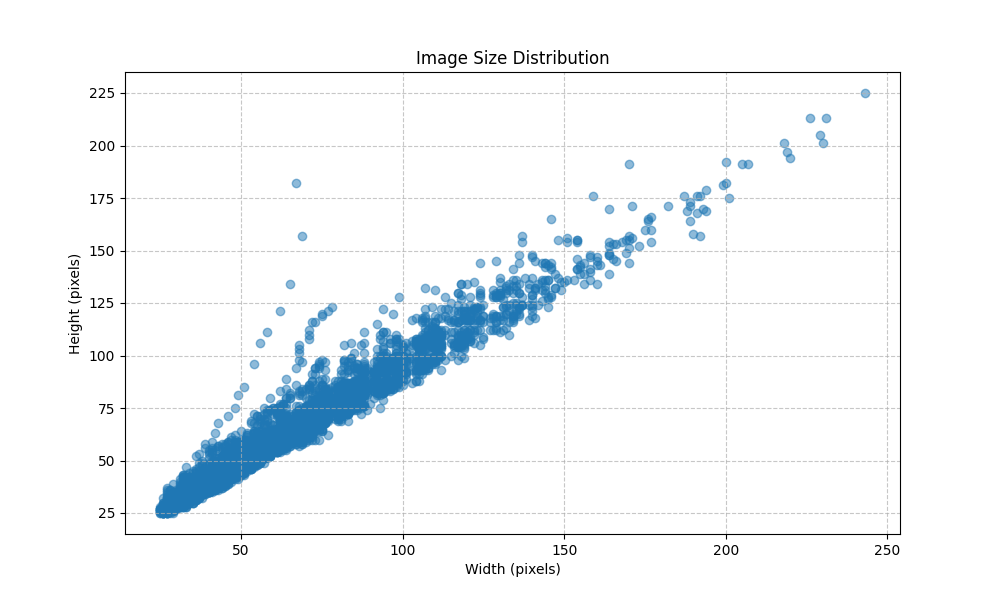
#> input picture datasetPNG/size_distribution.png, 1000 x 600 px
$ python -i prepare_gtsrb.py   (imports and definitions only)
#> lines starting #> are read from the running program, lines starting #| are printed output that depends on the picture
import os
import shutil
from PIL import Image
import pandas as pd
import numpy as np
from sklearn.model_selection import train_test_split
from PIL import ImageEnhance, ImageOps
import matplotlib.pyplot as plt
import random
from tqdm import tqdm
import logging

# Configure logging
# [1 line not run here, left out]

def get_available_classes(base_path='gtsrb/Final_Training/Images'):
    """Get all available class IDs from the dataset"""
    return [int(d) for d in os.listdir(base_path) if os.path.isdir(os.path.join(base_path, d))]

# Randomly select 10 classes
# [1 line that did not run here, left out]
# [1 line that did not run here, left out]
# [1 line not run here, left out]
IMAGES_PER_CLASS = 5000

def augment_image(img):
    """Apply random augmentation to the image"""
    augmentations = [
        lambda x: ImageEnhance.Brightness(x).enhance(np.random.uniform(0.8, 1.2)),
        lambda x: ImageEnhance.Contrast(x).enhance(np.random.uniform(0.8, 1.2)),
        lambda x: x.rotate(np.random.uniform(-15, 15)),
        lambda x: ImageOps.mirror(x) if np.random.random() > 0.5 else x
    ]

    img = img.copy()
    for aug in np.random.choice(augmentations, size=np.random.randint(1, 3)):
        img = aug(img)
    return img

# [363 lines left out: functions load_gtsrb_data, create_directory_structure, preprocess_image, visualize_dataset_stats, visualize_split_distribution, log_split_stats and 5 more, not called in this run]

# [2 lines not run here, left out]

>>> import cv2
>>> picture = cv2.imread('datasetPNG/size_distribution.png', cv2.IMREAD_GRAYSCALE)
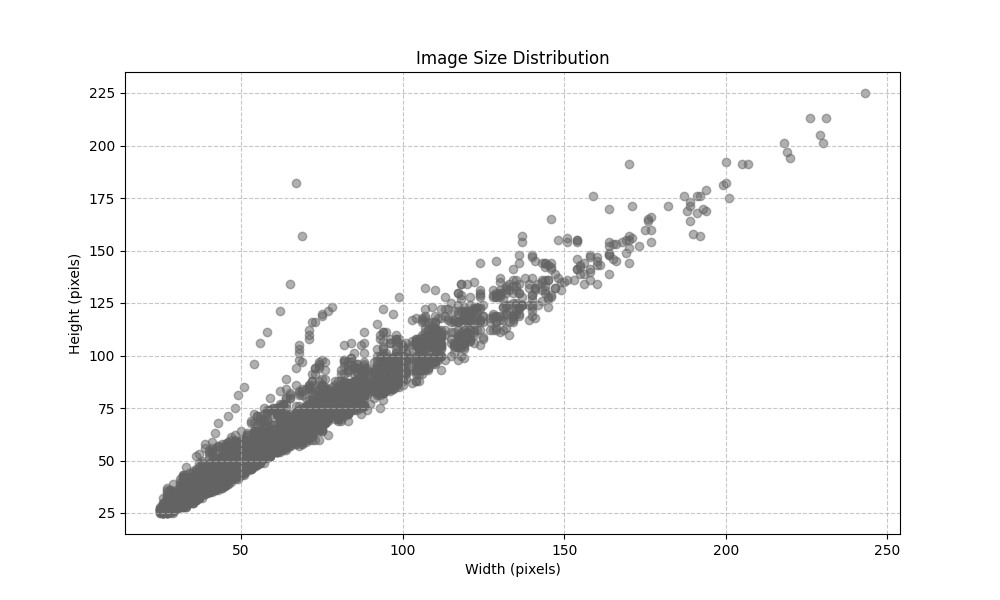
#> picture: shape (600, 1000); min 0, max 255, mean 245.3
#> (the run stopped early here; a loop or call above may not have finished)

$ run again, on datasetPNG/random_splits_images.png
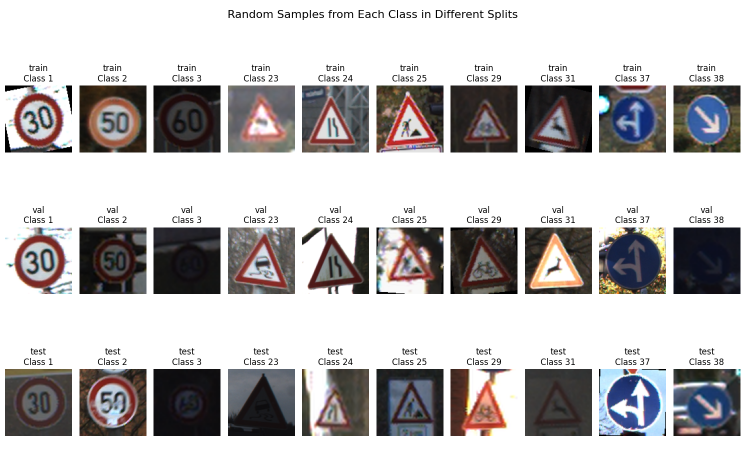
#> input picture datasetPNG/random_splits_images.png, 1485 x 946 px (shown at 1/2 size)
#> `picture = cv2.imread('datasetPNG/size_distribution.png', cv2.IMREAD_GR..`:
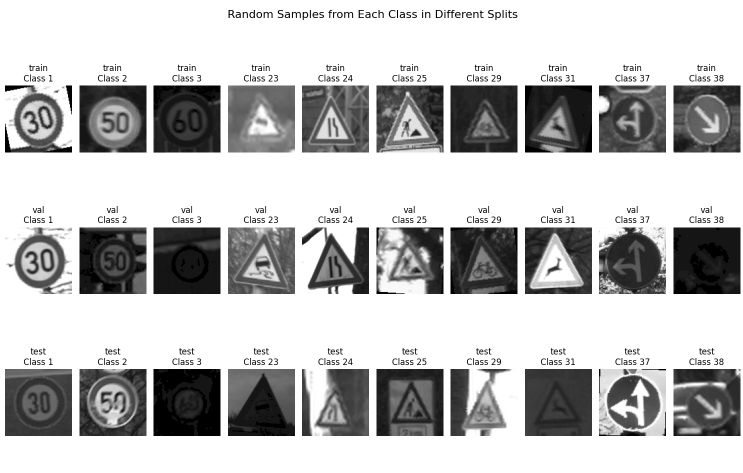
#> picture: shape (946, 1485) (shown at 1/2 size); min 0, max 255, mean 189.2

$ run again, on datasetPNG/raw_data_distributions.png
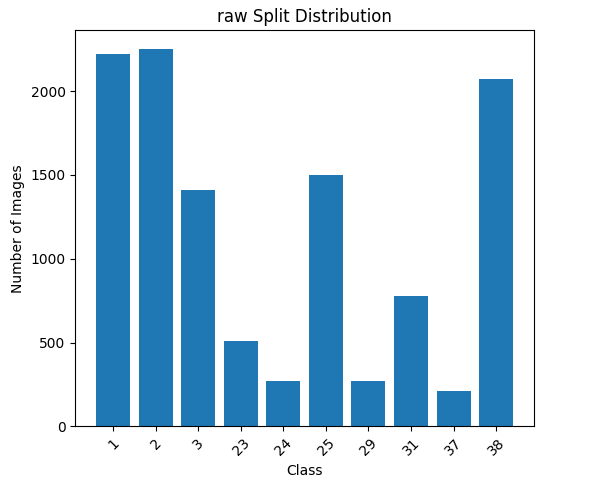
#> input picture datasetPNG/raw_data_distributions.png, 600 x 481 px
#> `picture = cv2.imread('datasetPNG/size_distribution.png', cv2.IMREAD_GR..`:
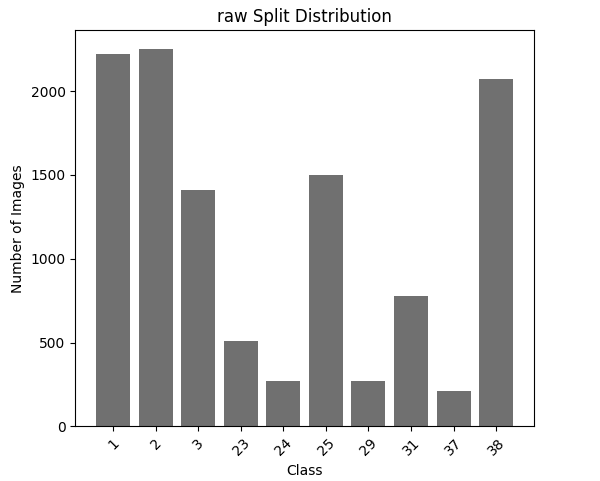
#> picture: shape (481, 600); min 0, max 255, mean 219.1

$ run again, on datasetPNG/splits_augmented.png
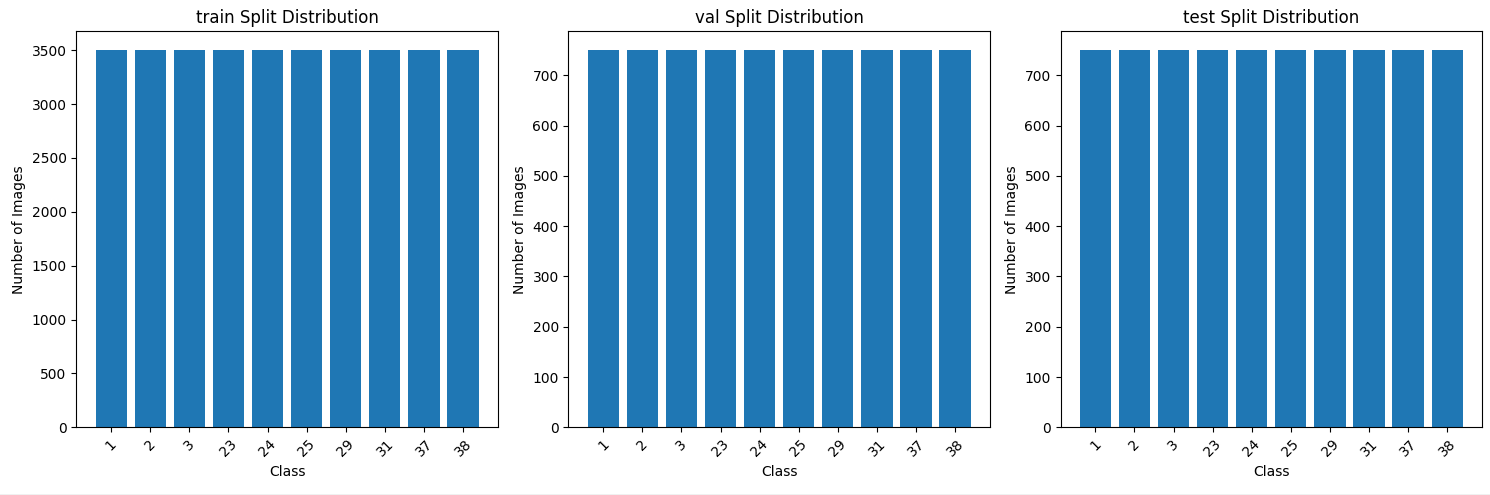
#> input picture datasetPNG/splits_augmented.png, 1490 x 495 px
#> `picture = cv2.imread('datasetPNG/size_distribution.png', cv2.IMREAD_GR..`:
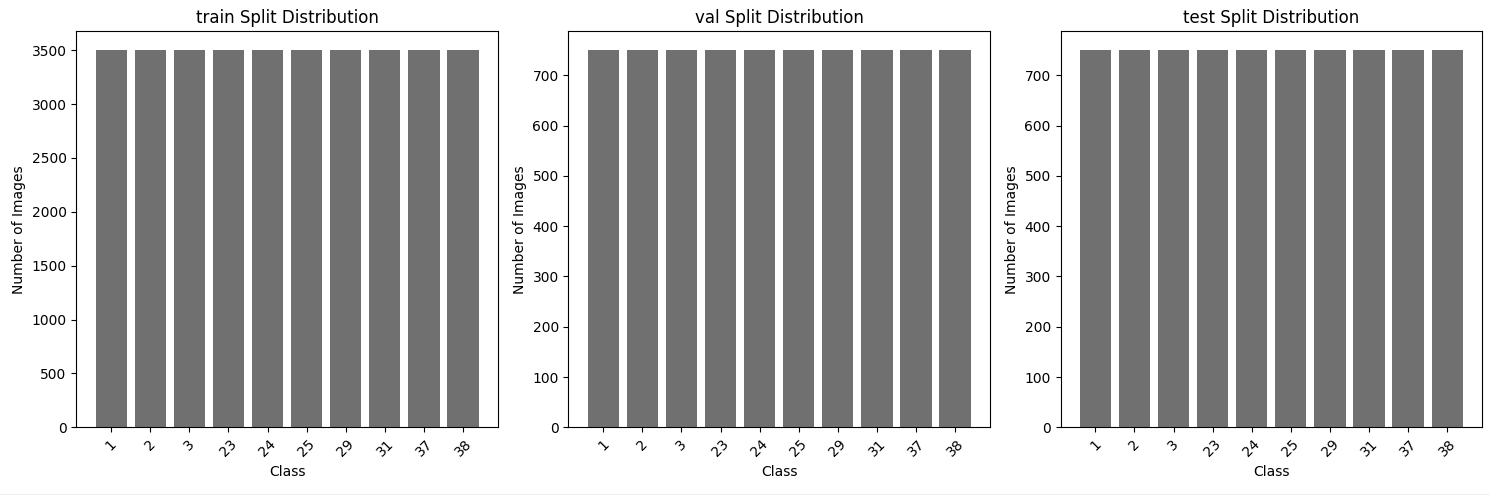
#> picture: shape (495, 1490); min 0, max 255, mean 182.1
